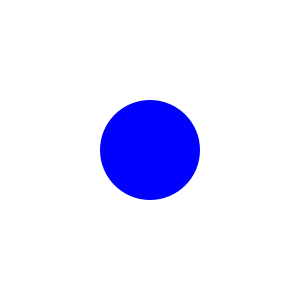
Frame 1 (no input)
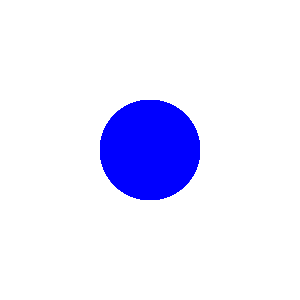
Frame 60 (the mouse pressed at the canvas centre just before this capture)
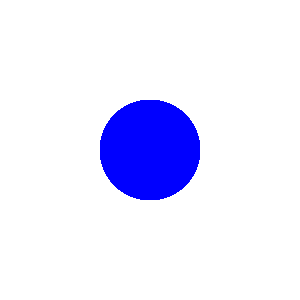
Frame 120 (the mouse held since frame 60 and released just before this capture)

The Processing sketch that drew these frames (run headless with seeded random() and noise(); from frame 60 on, the mouse is pressed at the canvas centre):

// Processing sketch: text_input
// ── text_input.pde
void setup() {
  size(300, 300);  // Set the size of the canvas to 300x300
  background(255);  // Set the background color to white
}

void draw() {
  fill(0, 0, 255);  // Set the fill color to blue (RGB)
  noStroke();       // No border for the circle
  ellipse(150, 150, 100, 100);  // Draw the circle at the center with a diameter of 100
  save("circle.jpg");
}
